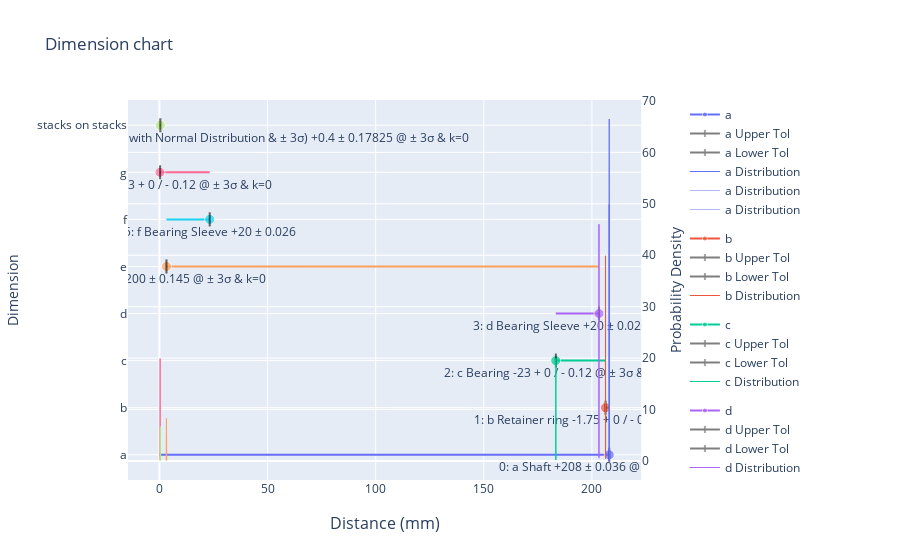

Notebook cell for this chart:
### Code cell
ds.plot.StackPlot().add(stack).add(stack.RSS).show()

### Figure 1 — Plotly figure (JSON) as saved in the notebook; plotly's stock layout.template omitted (floating-point values rounded to 4 significant figures; data arrays with more than 128 entries replaced by an {"elided": "..."} marker saying what was removed)
{"data": [{"legendgroup": "a", "line": {"color": "#636EFA", "width": 2}, "marker": {"size": [0, 10]}, "mode": "lines+markers+text", "name": "a", "text": ["", "0: a Shaft +208 ± 0.036 @ ± 6σ & k=0.25"], "textposition": "bottom center", "type": "scatter", "x": [0, 208], "y": ["a", "a"]}, {"legendgroup": "a", "line": {"color": "black"}, "marker": {"line": {"color": "black", "width": 2}, "size": [0, 10], "symbol": "line-ns"}, "mode": "lines+markers+text", "name": "a Upper Tol", "opacity": 0.5, "type": "scatter", "x": [208, 208.0], "y": ["a", "a"]}, {"legendgroup": "a", "line": {"color": "black"}, "marker": {"line": {"color": "black", "width": 2}, "size": [0, 10], "symbol": "line-ns"}, "mode": "lines+markers+text", "name": "a Lower Tol", "opacity": 0.5, "type": "scatter", "x": [208, 208.0], "y": ["a", "a"]}, {"legendgroup": "a", "line": {"color": "#636EFA", "width": 1}, "name": "a Distribution", "type": "scatter", "x": [208.0, 208.0, 208.0, 208.0, 208.0, 208.0, 208.0, 208.0, 208.0, 208.0, 208.0, 208.0, 208.0, 208.0, 208.0, 208.0, 208.0, 208.0, 208.0, 208.0, 208.0, 208.0, 208.0, 208.0, 208.0, 208.0, 208.0, 208.0, 208.0, 208.0, 208.0, 208.0, 208.0, 208.0, 208.0, 208.0, 208.0, 208.0, 208.0, 208.0, 208.0, 208.0, 208.0, 208.0, 208.0, 208.0, 208.0, 208.0, 208.0, 208.0, 208.0, 208.0, 208.0, 208.0, 208.0, 208.0, 208.0, 208.0, 208.0, 208.0, 208.0, 208.0, 208.0, 208.0, 208.0, 208.0, 208.0, 208.0, 208.0, 208.0, 208.0, 208.0, 208.0], "xaxis": "x", "y": [0.001998, 0.003479, 0.005965, 0.01007, 0.01673, 0.02737, 0.04407, 0.06988, 0.1091, 0.1676, 0.2536, 0.3778, 0.554, 0.7998, 1.137, 1.591, 2.191, 2.971, 3.967, 5.215, 6.749, 8.598, 10.78, 13.32, 16.19, 19.38, 22.83, 26.48, 30.25, 34.01, 37.64, 41.02, 44.01, 46.48, 48.33, 49.48, 49.87, 49.48, 48.33, 46.48, 44.01, 41.02, 37.64, 34.01, 30.25, 26.48, 22.83, 19.38, 16.19, 13.32, 10.78, 8.598, 6.749, 5.215, 3.967, 2.971, 2.191, 1.591, 1.137, 0.7998, 0.554, 0.3778, 0.2536, 0.1676, 0.1091, 0.06988, 0.04407, 0.02737, 0.01673, 0.01007, 0.005965, 0.003479, 0.001998], "yaxis": "y2"}, {"legendgroup": "a", "line": {"color": "#636EFA", "width": 1}, "name": "a Distribution", "opacity": 0.5, "type": "scatter", "x": [208.0, 208.0, 208.0, 208.0, 208.0, 208.0, 208.0, 208.0, 208.0, 208.0, 208.0, 208.0, 208.0, 208.0, 208.0, 208.0, 208.0, 208.0, 208.0, 208.0, 208.0, 208.0, 208.0, 208.0, 208.0, 208.0, 208.0, 208.0, 208.0, 208.0, 208.0, 208.0, 208.0, 208.0, 208.0, 208.0, 208.0, 208.0, 208.0, 208.0, 208.0, 208.0, 208.0, 208.0, 208.0, 208.0, 208.0, 208.0, 208.0, 208.0, 208.0, 208.0, 208.0, 208.0, 208.0, 208.0, 208.0, 208.0, 208.0, 208.0, 208.0, 208.0, 208.0, 208.0, 208.0, 208.0, 208.0, 208.0, 208.0, 208.0, 208.0, 208.0, 208.0], "xaxis": "x", "y": [4.057e-11, 1.397e-10, 4.676e-10, 1.522e-09, 4.822e-09, 1.485e-08, 4.449e-08, 1.296e-07, 3.674e-07, 1.013e-06, 2.715e-06, 7.078e-06, 1.795e-05, 4.427e-05, 0.0001062, 0.0002478, 0.0005623, 0.001241, 0.002664, 0.005562, 0.01129, 0.02231, 0.04285, 0.08005, 0.1454, 0.257, 0.4418, 0.7386, 1.201, 1.899, 2.921, 4.37, 6.359, 8.998, 12.39, 16.58, 21.59, 27.34, 33.67, 40.33, 46.99, 53.24, 58.68, 62.9, 65.57, 66.49, 65.57, 62.9, 58.68, 53.24, 46.99, 40.33, 33.67, 27.34, 21.59, 16.58, 12.39, 8.998, 6.359, 4.37, 2.921, 1.899, 1.201, 0.7386, 0.4418, 0.257, 0.1454, 0.08005, 0.04285, 0.02231, 0.01129, 0.005562, 0.002664], "yaxis": "y2"}, {"legendgroup": "a", "line": {"color": "#636EFA", "width": 1}, "name": "a Distribution", "opacity": 0.5, "type": "scatter", "x": [208.0, 208.0, 208.0, 208.0, 208.0, 208.0, 208.0, 208.0, 208.0, 208.0, 208.0, 208.0, 208.0, 208.0, 208.0, 208.0, 208.0, 208.0, 208.0, 208.0, 208.0, 208.0, 208.0, 208.0, 208.0, 208.0, 208.0, 208.0, 208.0, 208.0, 208.0, 208.0, 208.0, 208.0, 208.0, 208.0, 208.0, 208.0, 208.0, 208.0, 208.0, 208.0, 208.0, 208.0, 208.0, 208.0, 208.0, 208.0, 208.0, 208.0, 208.0, 208.0, 208.0, 208.0, 208.0, 208.0, 208.0, 208.0, 208.0, 208.0, 208.0, 208.0, 208.0, 208.0, 208.0, 208.0, 208.0, 208.0, 208.0, 208.0, 208.0, 208.0, 208.0], "xaxis": "x", "y": [0.002664, 0.005562, 0.01129, 0.02231, 0.04285, 0.08005, 0.1454, 0.257, 0.4418, 0.7386, 1.201, 1.899, 2.921, 4.37, 6.359, 8.998, 12.39, 16.58, 21.59, 27.34, 33.67, 40.33, 46.99, 53.24, 58.68, 62.9, 65.57, 66.49, 65.57, 62.9, 58.68, 53.24, 46.99, 40.33, 33.67, 27.34, 21.59, 16.58, 12.39, 8.998, 6.359, 4.37, 2.921, 1.899, 1.201, 0.7386, 0.4418, 0.257, 0.1454, 0.08005, 0.04285, 0.02231, 0.01129, 0.005562, 0.002664, 0.001241, 0.0005623, 0.0002478, 0.0001062, 4.427e-05, 1.795e-05, 7.078e-06, 2.715e-06, 1.013e-06, 3.674e-07, 1.296e-07, 4.449e-08, 1.485e-08, 4.822e-09, 1.522e-09, 4.676e-10, 1.397e-10, 4.057e-11], "yaxis": "y2"}, {"legendgroup": "b", "line": {"color": "#EF553B", "width": 2}, "marker": {"size": [0, 10]}, "mode": "lines+markers+text", "name": "b", "text": ["", "1: b Retainer ring -1.75 + 0 / - 0.06 @ ± 3σ & k=0"], "textposition": "bottom center", "type": "scatter", "x": [208, 206.2], "y": ["b", "b"]}, {"legendgroup": "b", "line": {"color": "black"}, "marker": {"line": {"color": "black", "width": 2}, "size": [0, 10], "symbol": "line-ns"}, "mode": "lines+markers+text", "name": "b Upper Tol", "opacity": 0.5, "type": "scatter", "x": [206.2, 206.2], "y": ["b", "b"]}, {"legendgroup": "b", "line": {"color": "black"}, "marker": {"line": {"color": "black", "width": 2}, "size": [0, 10], "symbol": "line-ns"}, "mode": "lines+markers+text", "name": "b Lower Tol", "opacity": 0.5, "type": "scatter", "x": [206.2, 206.3], "y": ["b", "b"]}, {"legendgroup": "b", "line": {"color": "#EF553B", "width": 1}, "name": "b Distribution", "type": "scatter", "x": [206.3, 206.3, 206.3, 206.3, 206.3, 206.3, 206.3, 206.3, 206.3, 206.3, 206.3, 206.3, 206.3, 206.3, 206.3, 206.3, 206.3, 206.3, 206.3, 206.3, 206.3, 206.3, 206.3, 206.3, 206.3, 206.3, 206.3, 206.3, 206.3, 206.3, 206.3, 206.3, 206.3, 206.3, 206.3, 206.3, 206.3, 206.3, 206.3, 206.3, 206.3, 206.3, 206.3, 206.3, 206.3, 206.3, 206.3, 206.3, 206.3, 206.3, 206.3, 206.3, 206.3, 206.3, 206.3, 206.3, 206.3, 206.3, 206.3, 206.3, 206.2], "xaxis": "x", "y": [0.4432, 0.5953, 0.7915, 1.042, 1.358, 1.753, 2.239, 2.833, 3.547, 4.398, 5.399, 6.562, 7.895, 9.405, 11.09, 12.95, 14.97, 17.14, 19.42, 21.79, 24.2, 26.61, 28.97, 31.23, 33.32, 35.21, 36.83, 38.14, 39.1, 39.7, 39.89, 39.7, 39.1, 38.14, 36.83, 35.21, 33.32, 31.23, 28.97, 26.61, 24.2, 21.79, 19.42, 17.14, 14.97, 12.95, 11.09, 9.405, 7.895, 6.562, 5.399, 4.398, 3.547, 2.833, 2.239, 1.753, 1.358, 1.042, 0.7915, 0.5953, 0.4432], "yaxis": "y2"}, {"legendgroup": "c", "line": {"color": "#00CC96", "width": 2}, "marker": {"size": [0, 10]}, "mode": "lines+markers+text", "name": "c", "text": ["", "2: c Bearing -23 + 0 / - 0.12 @ ± 3σ & k=0"], "textposition": "bottom center", "type": "scatter", "x": [206.2, 183.2], "y": ["c", "c"]}, {"legendgroup": "c", "line": {"color": "black"}, "marker": {"line": {"color": "black", "width": 2}, "size": [0, 10], "symbol": "line-ns"}, "mode": "lines+markers+text", "name": "c Upper Tol", "opacity": 0.5, "type": "scatter", "x": [183.2, 183.2], "y": ["c", "c"]}, {"legendgroup": "c", "line": {"color": "black"}, "marker": {"line": {"color": "black", "width": 2}, "size": [0, 10], "symbol": "line-ns"}, "mode": "lines+markers+text", "name": "c Lower Tol", "opacity": 0.5, "type": "scatter", "x": [183.2, 183.4], "y": ["c", "c"]}, {"legendgroup": "c", "line": {"color": "#00CC96", "width": 1}, "name": "c Distribution", "type": "scatter", "x": [183.4, 183.4, 183.4, 183.4, 183.4, 183.4, 183.4, 183.4, 183.4, 183.4, 183.4, 183.4, 183.4, 183.4, 183.4, 183.4, 183.4, 183.4, 183.4, 183.4, 183.3, 183.3, 183.3, 183.3, 183.3, 183.3, 183.3, 183.3, 183.3, 183.3, 183.3, 183.3, 183.3, 183.3, 183.3, 183.3, 183.3, 183.3, 183.3, 183.3, 183.3, 183.3, 183.3, 183.3, 183.3, 183.3, 183.3, 183.3, 183.3, 183.3, 183.3, 183.3, 183.3, 183.3, 183.3, 183.3, 183.3, 183.3, 183.3, 183.3, 183.3, 183.3, 183.3, 183.3, 183.3, 183.3, 183.3, 183.3, 183.3, 183.3, 183.3, 183.3, 183.3, 183.3, 183.3, 183.3, 183.3, 183.3, 183.3, 183.3, 183.3, 183.3, 183.3, 183.3, 183.3, 183.3, 183.3, 183.3, 183.3, 183.3, 183.3, 183.3, 183.3, 183.3, 183.3, 183.3, 183.3, 183.3, 183.3, 183.3, 183.3, 183.3, 183.3, 183.3, 183.3, 183.3, 183.3, 183.3, 183.3, 183.3, 183.3, 183.3, 183.3, 183.3, 183.3, 183.3, 183.3, 183.3, 183.3, 183.3, 183.2], "xaxis": "x", "y": [0.2216, 0.2571, 0.2976, 0.3436, 0.3958, 0.4547, 0.521, 0.5956, 0.6791, 0.7725, 0.8764, 0.9919, 1.12, 1.261, 1.416, 1.587, 1.774, 1.978, 2.199, 2.44, 2.7, 2.98, 3.281, 3.603, 3.948, 4.314, 4.702, 5.113, 5.546, 6.0, 6.476, 6.972, 7.486, 8.019, 8.568, 9.132, 9.709, 10.3, 10.89, 11.49, 12.1, 12.7, 13.3, 13.9, 14.48, 15.06, 15.61, 16.15, 16.66, 17.15, 17.6, 18.03, 18.41, 18.76, 19.07, 19.33, 19.55, 19.72, 19.85, 19.92, 19.95, 19.92, 19.85, 19.72, 19.55, 19.33, 19.07, 18.76, 18.41, 18.03, 17.6, 17.15, 16.66, 16.15, 15.61, 15.06, 14.48, 13.9, 13.3, 12.7, 12.1, 11.49, 10.89, 10.3, 9.709, 9.132, 8.568, 8.019, 7.486, 6.972, 6.476, 6.0, 5.546, 5.113, 4.702, 4.314, 3.948, 3.603, 3.281, 2.98, 2.7, 2.44, 2.199, 1.978, 1.774, 1.587, 1.416, 1.261, 1.12, 0.9919, 0.8764, 0.7725, 0.6791, 0.5956, 0.521, 0.4547, 0.3958, 0.3436, 0.2976, 0.2571, 0.2216], "yaxis": "y2"}, {"legendgroup": "d", "line": {"color": "#AB63FA", "width": 2}, "marker": {"size": [0, 10]}, "mode": "lines+markers+text", "name": "d", "text": ["", "3: d Bearing Sleeve +20 ± 0.026 @ ± 3σ & k=0"], "textposition": "bottom center", "type": "scatter", "x": [183.2, 203.2], "y": ["d", "d"]}, {"legendgroup": "d", "line": {"color": "black"}, "marker": {"line": {"color": "black", "width": 2}, "size": [0, 10], "symbol": "line-ns"}, "mode": "lines+markers+text", "name": "d Upper Tol", "opacity": 0.5, "type": "scatter", "x": [203.2, 203.2], "y": ["d", "d"]}, {"legendgroup": "d", "line": {"color": "black"}, "marker": {"line": {"color": "black", "width": 2}, "size": [0, 10], "symbol": "line-ns"}, "mode": "lines+markers+text", "name": "d Lower Tol", "opacity": 0.5, "type": "scatter", "x": [203.2, 203.3], "y": ["d", "d"]}, {"legendgroup": "d", "line": {"color": "#AB63FA", "width": 1}, "name": "d Distribution", "type": "scatter", "x": [203.2, 203.2, 203.2, 203.2, 203.2, 203.2, 203.2, 203.2, 203.2, 203.2, 203.2, 203.2, 203.2, 203.2, 203.2, 203.2, 203.2, 203.2, 203.2, 203.2, 203.2, 203.2, 203.2, 203.2, 203.2, 203.2, 203.3, 203.3, 203.3, 203.3, 203.3, 203.3, 203.3, 203.3, 203.3, 203.3, 203.3, 203.3, 203.3, 203.3, 203.3, 203.3, 203.3, 203.3, 203.3, 203.3, 203.3, 203.3, 203.3, 203.3, 203.3, 203.3], "xaxis": "x", "y": [0.5114, 0.7181, 0.995, 1.361, 1.836, 2.444, 3.211, 4.163, 5.326, 6.723, 8.374, 10.29, 12.49, 14.94, 17.65, 20.57, 23.66, 26.85, 30.06, 33.22, 36.22, 38.97, 41.38, 43.35, 44.82, 45.73, 46.03, 45.73, 44.82, 43.35, 41.38, 38.97, 36.22, 33.22, 30.06, 26.85, 23.66, 20.57, 17.65, 14.94, 12.49, 10.29, 8.374, 6.723, 5.326, 4.163, 3.211, 2.444, 1.836, 1.361, 0.995, 0.7181], "yaxis": "y2"}, {"legendgroup": "e", "line": {"color": "#FFA15A", "width": 2}, "marker": {"size": [0, 10]}, "mode": "lines+markers+text", "name": "e", "text": ["", "4: e Case -200 ± 0.145 @ ± 3σ & k=0"], "textposition": "bottom center", "type": "scatter", "x": [203.2, 3.25], "y": ["e", "e"]}, {"legendgroup": "e", "line": {"color": "black"}, "marker": {"line": {"color": "black", "width": 2}, "size": [0, 10], "symbol": "line-ns"}, "mode": "lines+markers+text", "name": "e Upper Tol", "opacity": 0.5, "type": "scatter", "x": [3.25, 3.105], "y": ["e", "e"]}, {"legendgroup": "e", "line": {"color": "black"}, "marker": {"line": {"color": "black", "width": 2}, "size": [0, 10], "symbol": "line-ns"}, "mode": "lines+markers+text", "name": "e Lower Tol", "opacity": 0.5, "type": "scatter", "x": [3.25, 3.395], "y": ["e", "e"]}, {"legendgroup": "e", "line": {"color": "#FFA15A", "width": 1}, "name": "e Distribution", "type": "scatter", "x": {"elided": "291 float values"}, "xaxis": "x", "y": {"elided": "291 float values"}, "yaxis": "y2"}, {"legendgroup": "f", "line": {"color": "#19D3F3", "width": 2}, "marker": {"size": [0, 10]}, "mode": "lines+markers+text", "name": "f", "text": ["", "5: f Bearing Sleeve +20 ± 0.026"], "textposition": "bottom center", "type": "scatter", "x": [3.25, 23.25], "y": ["f", "f"]}, {"legendgroup": "f", "line": {"color": "black"}, "marker": {"line": {"color": "black", "width": 2}, "size": [0, 10], "symbol": "line-ns"}, "mode": "lines+markers+text", "name": "f Upper Tol", "opacity": 0.5, "type": "scatter", "x": [23.25, 23.22], "y": ["f", "f"]}, {"legendgroup": "f", "line": {"color": "black"}, "marker": {"line": {"color": "black", "width": 2}, "size": [0, 10], "symbol": "line-ns"}, "mode": "lines+markers+text", "name": "f Lower Tol", "opacity": 0.5, "type": "scatter", "x": [23.25, 23.28], "y": ["f", "f"]}, {"legendgroup": "f", "line": {"color": "#19D3F3", "width": 1}, "name": "f Distribution", "type": "scatter", "x": [23.22, 23.23, 23.23, 23.23, 23.23, 23.23, 23.23, 23.23, 23.23, 23.23, 23.23, 23.24, 23.24, 23.24, 23.24, 23.24, 23.24, 23.24, 23.24, 23.24, 23.24, 23.25, 23.25, 23.25, 23.25, 23.25, 23.25, 23.25, 23.25, 23.25, 23.25, 23.26, 23.26, 23.26, 23.26, 23.26, 23.26, 23.26, 23.26, 23.26, 23.26, 23.27, 23.27, 23.27, 23.27, 23.27, 23.27, 23.27, 23.27, 23.27, 23.27, 23.28], "xaxis": "x", "y": [19.23, 19.23, 19.23, 19.23, 19.23, 19.23, 19.23, 19.23, 19.23, 19.23, 19.23, 19.23, 19.23, 19.23, 19.23, 19.23, 19.23, 19.23, 19.23, 19.23, 19.23, 19.23, 19.23, 19.23, 19.23, 19.23, 19.23, 19.23, 19.23, 19.23, 19.23, 19.23, 19.23, 19.23, 19.23, 19.23, 19.23, 19.23, 19.23, 19.23, 19.23, 19.23, 19.23, 19.23, 19.23, 19.23, 19.23, 19.23, 19.23, 19.23, 19.23, 19.23], "yaxis": "y2"}, {"legendgroup": "g", "line": {"color": "#FF6692", "width": 2}, "marker": {"size": [0, 10]}, "mode": "lines+markers+text", "name": "g", "text": ["", "6: g Bearing -23 + 0 / - 0.12 @ ± 3σ & k=0"], "textposition": "bottom center", "type": "scatter", "x": [23.25, 0.25], "y": ["g", "g"]}, {"legendgroup": "g", "line": {"color": "black"}, "marker": {"line": {"color": "black", "width": 2}, "size": [0, 10], "symbol": "line-ns"}, "mode": "lines+markers+text", "name": "g Upper Tol", "opacity": 0.5, "type": "scatter", "x": [0.25, 0.25], "y": ["g", "g"]}, {"legendgroup": "g", "line": {"color": "black"}, "marker": {"line": {"color": "black", "width": 2}, "size": [0, 10], "symbol": "line-ns"}, "mode": "lines+markers+text", "name": "g Lower Tol", "opacity": 0.5, "type": "scatter", "x": [0.25, 0.37], "y": ["g", "g"]}, {"legendgroup": "g", "line": {"color": "#FF6692", "width": 1}, "name": "g Distribution", "type": "scatter", "x": [0.37, 0.369, 0.368, 0.367, 0.366, 0.365, 0.364, 0.363, 0.362, 0.361, 0.36, 0.359, 0.358, 0.357, 0.356, 0.355, 0.354, 0.353, 0.352, 0.351, 0.35, 0.349, 0.348, 0.347, 0.346, 0.345, 0.344, 0.343, 0.342, 0.341, 0.34, 0.339, 0.338, 0.337, 0.336, 0.335, 0.334, 0.333, 0.332, 0.331, 0.33, 0.329, 0.328, 0.327, 0.326, 0.325, 0.324, 0.323, 0.322, 0.321, 0.32, 0.319, 0.318, 0.317, 0.316, 0.315, 0.314, 0.313, 0.312, 0.311, 0.31, 0.309, 0.308, 0.307, 0.306, 0.305, 0.304, 0.303, 0.302, 0.301, 0.3, 0.299, 0.298, 0.297, 0.296, 0.295, 0.294, 0.293, 0.292, 0.291, 0.29, 0.289, 0.288, 0.287, 0.286, 0.285, 0.284, 0.283, 0.282, 0.281, 0.28, 0.279, 0.278, 0.277, 0.276, 0.275, 0.274, 0.273, 0.272, 0.271, 0.27, 0.269, 0.268, 0.267, 0.266, 0.265, 0.264, 0.263, 0.262, 0.261, 0.26, 0.259, 0.258, 0.257, 0.256, 0.255, 0.254, 0.253, 0.252, 0.251, 0.25], "xaxis": "x", "y": [0.2216, 0.2571, 0.2976, 0.3436, 0.3958, 0.4547, 0.521, 0.5956, 0.6791, 0.7725, 0.8764, 0.9919, 1.12, 1.261, 1.416, 1.587, 1.774, 1.978, 2.199, 2.44, 2.7, 2.98, 3.281, 3.603, 3.948, 4.314, 4.702, 5.113, 5.546, 6.0, 6.476, 6.972, 7.486, 8.019, 8.568, 9.132, 9.709, 10.3, 10.89, 11.49, 12.1, 12.7, 13.3, 13.9, 14.48, 15.06, 15.61, 16.15, 16.66, 17.15, 17.6, 18.03, 18.41, 18.76, 19.07, 19.33, 19.55, 19.72, 19.85, 19.92, 19.95, 19.92, 19.85, 19.72, 19.55, 19.33, 19.07, 18.76, 18.41, 18.03, 17.6, 17.15, 16.66, 16.15, 15.61, 15.06, 14.48, 13.9, 13.3, 12.7, 12.1, 11.49, 10.89, 10.3, 9.709, 9.132, 8.568, 8.019, 7.486, 6.972, 6.476, 6.0, 5.546, 5.113, 4.702, 4.314, 3.948, 3.603, 3.281, 2.98, 2.7, 2.44, 2.199, 1.978, 1.774, 1.587, 1.416, 1.261, 1.12, 0.9919, 0.8764, 0.7725, 0.6791, 0.5956, 0.521, 0.4547, 0.3958, 0.3436, 0.2976, 0.2571, 0.2216], "yaxis": "y2"}, {"legendgroup": "stacks on stacks", "line": {"color": "#B6E880", "width": 2}, "marker": {"size": [0, 10]}, "mode": "lines+markers+text", "name": "stacks on stacks", "text": ["", "8: stacks on stacks RSS Analysis (assuming inputs with Normal Distribution & ± 3σ) +0.4 ± 0.17825 @ ± 3σ & k=0"], "textposition": "bottom center", "type": "scatter", "x": [0, 0.4], "y": ["stacks on stacks", "stacks on stacks"]}, {"legendgroup": "stacks on stacks", "line": {"color": "black"}, "marker": {"line": {"color": "black", "width": 2}, "size": [0, 10], "symbol": "line-ns"}, "mode": "lines+markers+text", "name": "stacks on stacks Upper Tol", "opacity": 0.5, "type": "scatter", "x": [0.4, 0.2218], "y": ["stacks on stacks", "stacks on stacks"]}, {"legendgroup": "stacks on stacks", "line": {"color": "black"}, "marker": {"line": {"color": "black", "width": 2}, "size": [0, 10], "symbol": "line-ns"}, "mode": "lines+markers+text", "name": "stacks on stacks Lower Tol", "opacity": 0.5, "type": "scatter", "x": [0.4, 0.5782], "y": ["stacks on stacks", "stacks on stacks"]}, {"legendgroup": "stacks on stacks", "line": {"color": "#B6E880", "width": 1}, "name": "stacks on stacks Distribution", "type": "scatter", "x": {"elided": "357 float values"}, "xaxis": "x", "y": {"elided": "357 float values"}, "yaxis": "y2"}], "layout": {"annotations": [{"font": {"size": 16}, "showarrow": false, "text": "Distance (mm)", "x": 0.47, "xanchor": "center", "xref": "paper", "y": 0, "yanchor": "top", "yref": "paper", "yshift": -30}], "title": {"text": "Dimension chart"}, "xaxis": {"anchor": "y", "domain": [0, 0.94]}, "yaxis": {"anchor": "x", "domain": [0, 1], "title": {"text": "Dimension"}}, "yaxis2": {"anchor": "x", "overlaying": "y", "side": "right", "title": {"text": "Probability Density"}}}}
